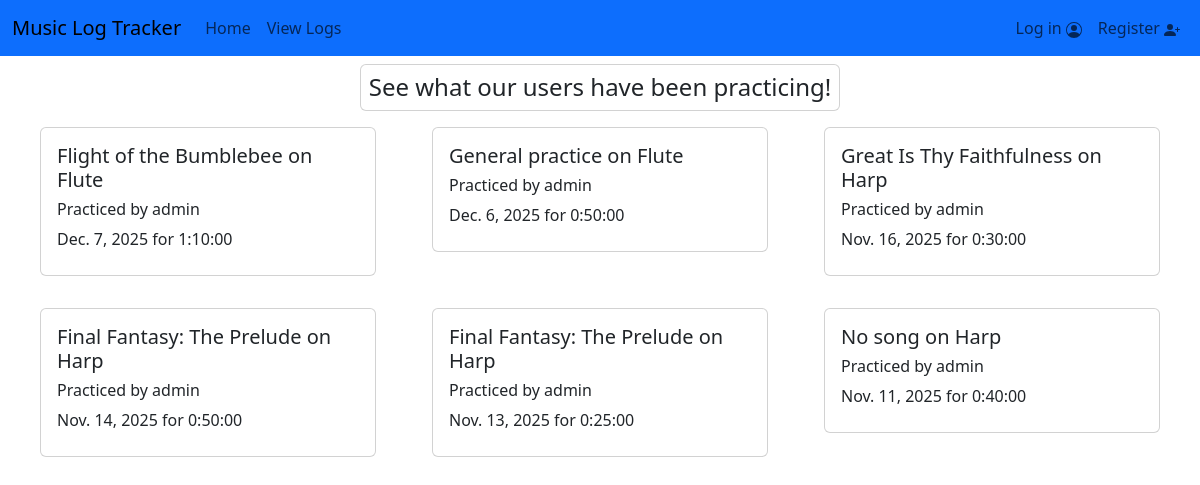
Before: /view_logs/ with the older database file.
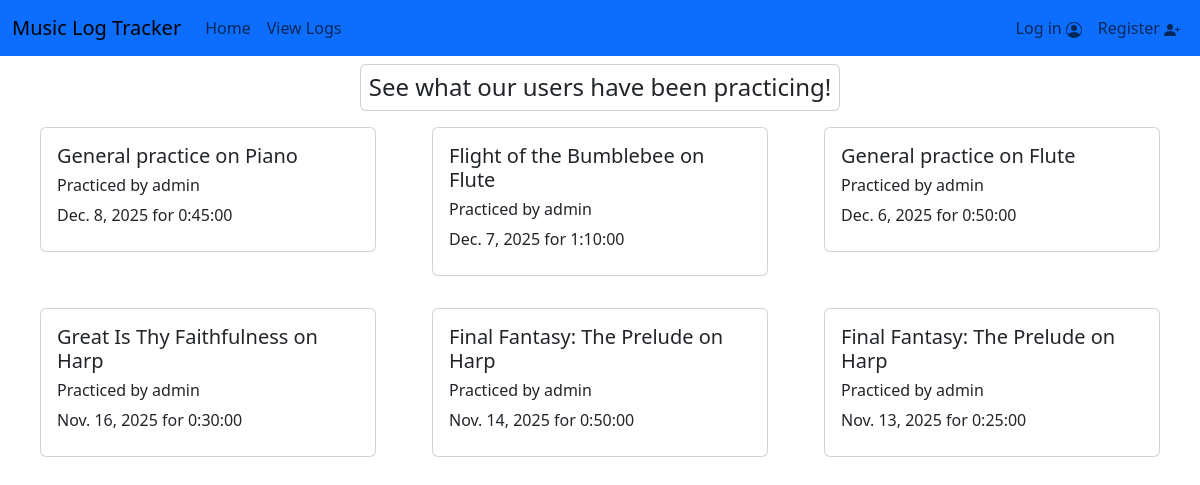
After: the same page with the newer database file.
### tracker/models.py (models this page shows)
class Log(models.Model):
    user = models.ForeignKey(
        settings.AUTH_USER_MODEL, on_delete=models.CASCADE
    )
    song = models.CharField(default="General practice", help_text="Name of song practiced.")
    instrument = models.CharField(help_text="Name of instrument practiced.")
    duration = models.DurationField(default="00:00:00", help_text="Time practiced, in hours-minutes-seconds.")
    date = models.DateField(default=timezone.now, help_text="Date practiced.")
    def __str__(self):
        return f"{self.song} on {self.instrument}"

### tracker/views.py (the view)
# urls.py: path('view_logs/', views.view_logs, name='view_logs'),
def view_logs(request):
    if request.user.is_authenticated:
        logs = Log.objects.filter(user=request.user).order_by('-date')
        can_edit = True
    else:
        logs = Log.objects.all().order_by('-date')[:10]
        can_edit = False
    context = {
        'logs': logs,
        "can_edit": can_edit,
    }
    return render(request, 'tracker/view_logs.html', context)

### tracker/templates/tracker/view_logs.html (shortened to what this page needs)
{% extends 'tracker/base.html' %}
{% block content %}
<div class="container-fluid">
  {% if not user.is_authenticated %}
    <div class="justify-content-center">
      <div class="col-md-6 m-auto">
        <div class="card mx-5 justify-content-center">
          <h4 class="m-auto py-2">See what our users have been practicing!</h4>
        </div>
      </div>
    </div>
  {% endif %}
  <div class="row justify-content-start">
    {% for log in logs %}
    <div class="col-md-4">
      <div class="card m-3">
        <div class="card-body">
          <h5 class="card-title">{{ log }}</h5>
          {% if not user.is_authenticated %}
            <h6 class="card-text">Practiced by {{ log.user }}</h6>
          {% endif %}
          <p class="card-text my-2">{{ log.date }} for {{ log.duration }}</p>
        </div>
      </div>
    </div>
  {% endfor %}
  </div>
</div>
{% endblock content %}

### tracker/templates/tracker/base.html (shortened to what this page needs)
<!DOCTYPE html>
<html lang="en">
<head>
  {% load django_bootstrap5 %}
  {% bootstrap_css %}
</head>
<body>
  <nav class="navbar navbar-expand-lg navbar-light bg-blue bg-primary">
    <div class="container-fluid m-auto">
      <a class="navbar-brand" href="{% url 'index' %}">Music Log Tracker</a>
      <div class="collapse navbar-collapse" id="navbarSupportedContent">
        <div class="navbar-nav me-auto">
          <a class="nav-item nav-link" href="{% url 'index' %}">Home</a>
          <a class="nav-item nav-link" href="{% url 'view_logs' %}">View Logs</a>
        </div>
        <div class="navbar-nav ml-auto">
          {% if user.is_authenticated %}
            <a class="nav-item nav-link" href="{% url 'view_logs' username=user.username %}">Hello, {{ user.username }}!</a>
            <a class="nav-item nav-link" href="{% url 'add_log' %}">New log {% include './icons/plus-square.svg' %}</a>
            <form action="{% url 'accounts:logout' %}" method="post">
              {% csrf_token %}
              <button type="submit" class="nav-item nav-link">
                Log out {% include './icons/person-dash-fill.svg' %}
              </button>
            </form>
          {% else %}
            <a class="nav-item nav-link" href="{% url 'accounts:login' %}">Log in {% include './icons/person-circle.svg' %}</a>
            <a class="nav-item nav-link" href="{% url 'accounts:register' %}">Register {% include './icons/person-plus-fill.svg' %}</a>
          {% endif %}
        </div>
      </div>
    </div>
  </nav>
  <div class="container-fluid mx-auto my-2">
    {% block content %}
    {% endblock content %}
  </div>
</body>
</html>

Changed rows visible on the page:
removed Log: song+instrument "No song on Harp", user "admin", date "Nov. 11, 2025", duration "0:40:00"
added Log: song+instrument "General practice on Piano", user "admin", date "Dec. 8, 2025", duration "0:45:00"
